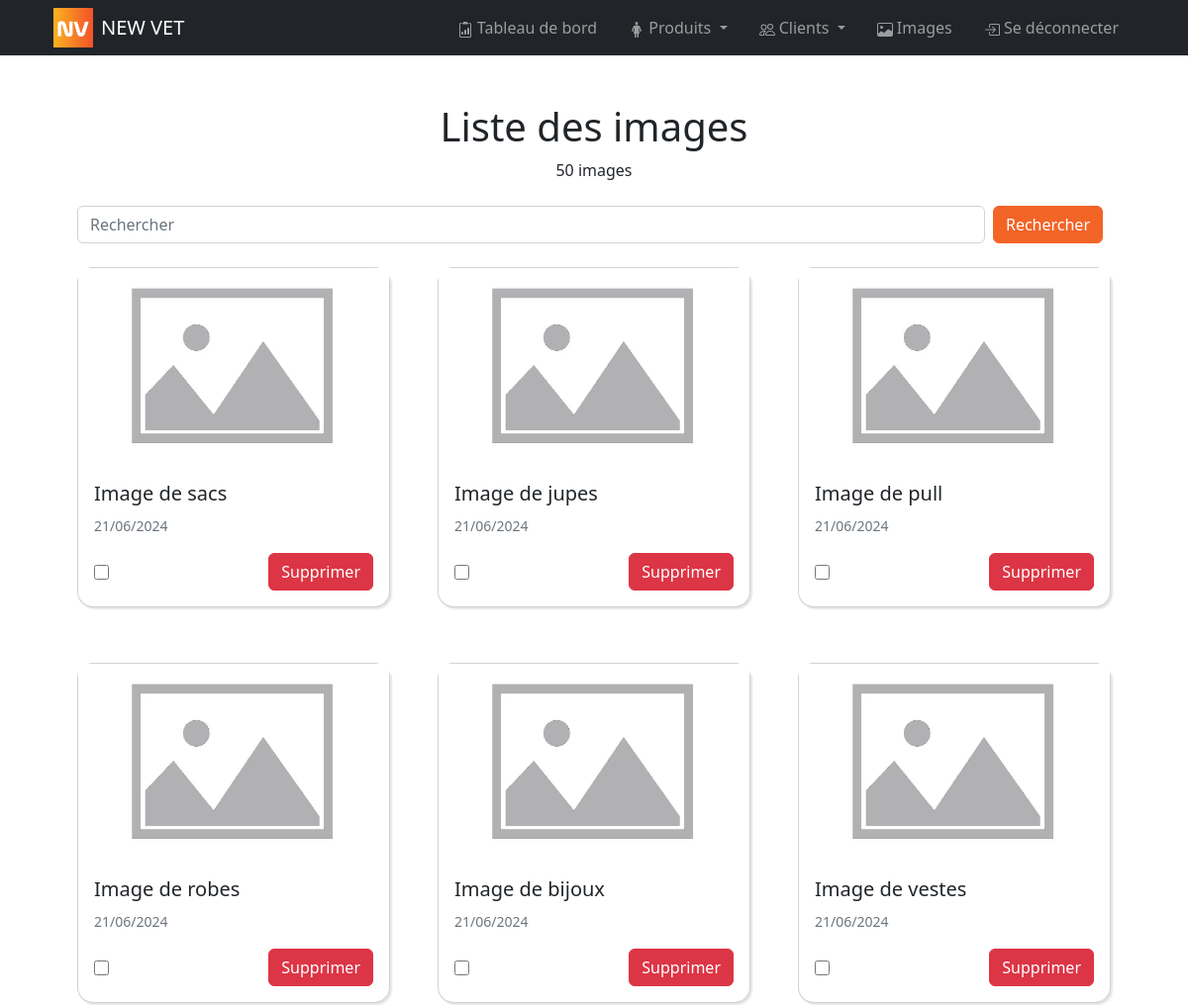
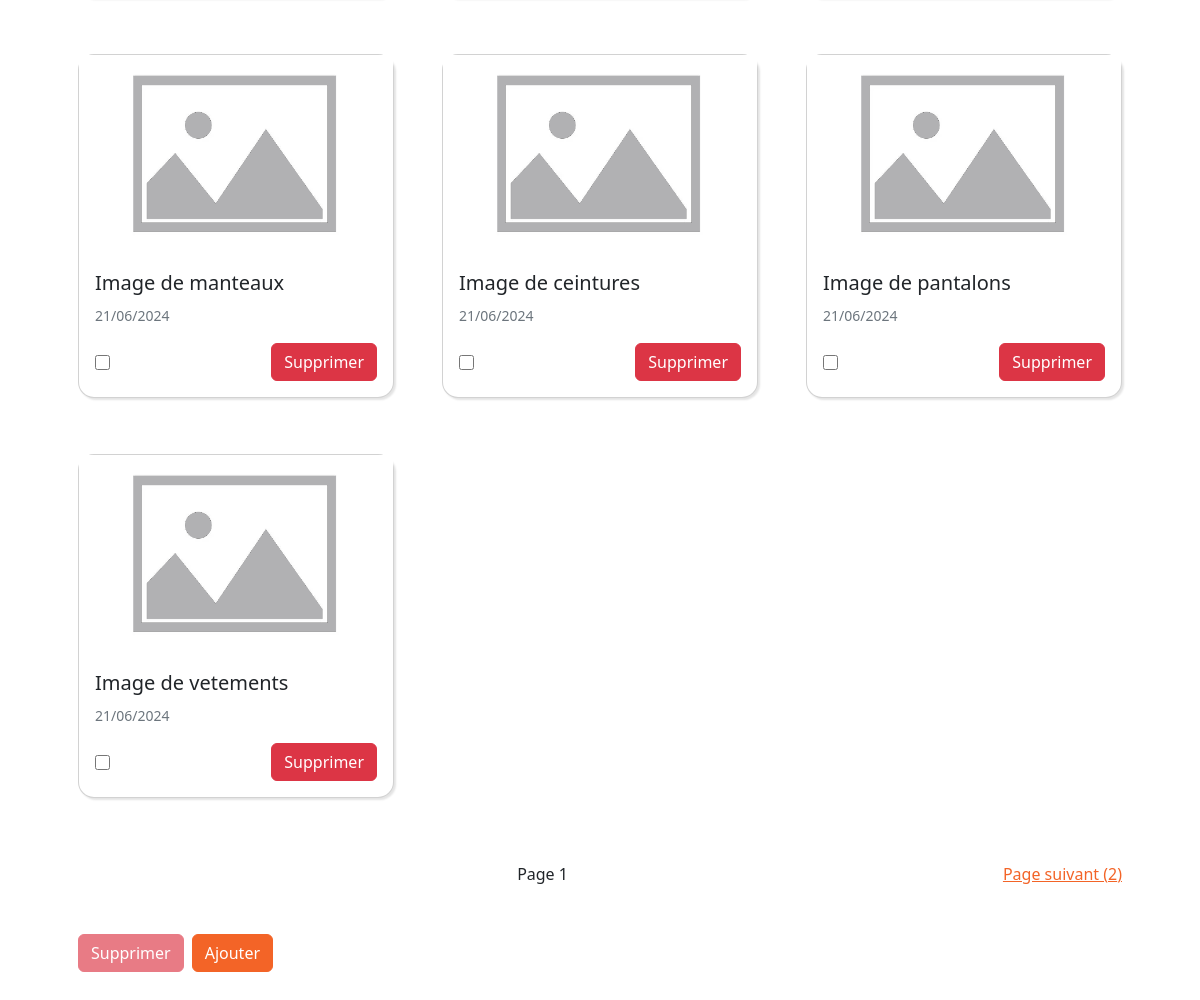
The page /bo/pages/images/index.php (signed in) on the database its author committed (2 pictures, top to bottom).
### tables this page shows
CREATE TABLE image(
        slug VARCHAR (50) NOT NULL UNIQUE,
        name VARCHAR (50),
        alt VARCHAR (250),
        path VARCHAR (250) NOT NULL,
        weight INT,
        extention VARCHAR (5),
        is_deleted BOOLEAN NOT NULL DEFAULT 0,
        created_at DATETIME NOT NULL DEFAULT NOW(),
        CONSTRAINT image_PK PRIMARY KEY (slug)
);

### controllers/image.php (called while the page is built, shortened)
<?php
function getImages($search = null, $sort = array(array('order' => 'ASC', 'order_by' => 'created_at')), $offset = null, $per_page = 10)
{
    $sql = "SELECT * FROM image";
    $sql .= " WHERE 1 = 1";
    $sql .= " AND is_deleted = 0";
    if ($sort) {
        $sql .= " ORDER BY ";
        foreach ($sort as $key => $value) {
            $sql .= "COALESCE(" . $value['order_by'] . ", 9999999) " . strtoupper($value['order']);
        }
    }
    if ($per_page) $sql .= " LIMIT :per_page";
    $params = array();
    if ($per_page) $params[":per_page"] = $per_page;
    $result = Database::queryAll($sql, $params);
    return $result['data'];
}
function getImagesCount($search = null)
{
    $sql = "SELECT COUNT(DISTINCT image.slug) as count FROM image WHERE 1 = 1 AND is_deleted = 0";
    $params = array();
    $result = Database::queryOne($sql, $params);
    return $result['data']['count'];
}

### utils/database.php (called while the page is built, shortened)
<?php
class Database
{
    private static $dbHost = DB_HOST;
    private static $dbName = DB_NAME;
    private static $dbUser = DB_USER;
    private static $dbPass = DB_PASSWORD;
    private static $forcedStringParams = array(':email', ':password', ':token', ':code', ':name', ':libelle');
    private static $forcedIntParams = array(':per_page', ':offset', ':customer_id', ':admin_id');
    private static $forcedBoolParams = array(':is_deleted');
    private static $connection = null;
    private static function connect()
    {
        if (self::$connection === null) {
            try {
                self::$connection = new PDO("mysql:host=" . self::$dbHost . ";dbname=" . self::$dbName, self::$dbUser, self::$dbPass);
                self::$connection->setAttribute(PDO::ATTR_ERRMODE, PDO::ERRMODE_EXCEPTION);
            } catch (PDOException $e) {
                if (defined('APP_DEBUG') && APP_DEBUG) die("Erreur lors de la connexion à la base de données: " . $e->getMessage());
            }
        }
    }
    public static function queryAll(string $query, array $params = array())
    {
        $data = array();
        $success = true;
        $error = null;
        try {
            $statement = self::$connection->prepare($query);
            foreach ($params as $key => $value) {
                if (is_int($value) || in_array($key, self::$forcedIntParams)) {
                    $statement->bindValue($key, $value, PDO::PARAM_INT);
                } elseif (is_bool($value) || in_array($key, self::$forcedBoolParams)) {
                    $statement->bindValue($key, $value, PDO::PARAM_BOOL);
                } elseif (is_string($value) || in_array($key, self::$forcedStringParams)) {
                    $statement->bindValue($key, htmlspecialchars($value), PDO::PARAM_STR);
                } elseif (is_null($value)) {
                    $statement->bindValue($key, $value, PDO::PARAM_NULL);
                } else {
                    $statement->bindValue($key, $value);
                }
            }
            $statement->execute();
            $data = $statement->fetchAll(PDO::FETCH_ASSOC);
        } catch (PDOException $e) {
            $success = false;
            $error = $e->getMessage();
            self::handleError($query, $params, $error);
        }
        return array(
            'success' => $success,
            'data' => $data,
            'error' => $error
        );
    }
    public static function queryOne(string $query, array $params = array())
    {
        $data = array();
        $success = true;
        $error = null;
        try {
            $statement = self::$connection->prepare($query);
            $statement->execute();
            $data = $statement->fetch(PDO::FETCH_ASSOC);
        } catch (PDOException $e) {
            $success = false;
            $error = $e->getMessage();
            self::handleError($query, $params, $error);
        }
        return array(
            'success' => $success,
            'data' => $data,
            'error' => $error
        );
    }
}

### helpers/image_or_placeholder.php (called while the page is built)
<?php
function image_or_placeholder($img_path, $full_placeholder_path = 'assets/img/default-img.webp')
{
    $full_img_path = APP_UPLOAD_PATH . $img_path;
    $full_img_url = APP_UPLOAD_URL . $img_path;
    if ($img_path && file_exists($full_img_path)) {
        return $full_img_url;
    } else {
        return APP_URL . $full_placeholder_path;
    }
}

### helpers/three_dots_string.php (called while the page is built, shortened)
<?php
function three_dots_string(string $txt, int $max = 100)
{
    return $txt;
}

### helpers/fr_date.php (called while the page is built)
<?php
function fr_date($inputDate) {
    $dateTime = new DateTime($inputDate);
    $formattedDate = $dateTime->format('d/m/Y');
    return $formattedDate;
}

### bo/pages/images/index.php (the view, shortened to what this page needs)
<?php
include_once APP_PATH . "controllers/image.php";
include_once APP_PATH . "helpers/three_dots_string.php";
include_once APP_PATH . "helpers/fr_date.php";
$search = isset($_GET['search']) ? $_GET['search'] : null;
$order_by = isset($_GET['order_by']) ? $_GET['order_by'] : 'created_at';
$order = isset($_GET['order']) && $_GET['order'] == 'desc' ? 'DESC' : 'ASC';
$page = isset($_GET['page']) ? $_GET['page'] : 1;
$sort = array(array('order' => $order, 'order_by' => $order_by));
$images_count = getImagesCount($search);
$per_page = 10;
$offset = ($page - 1) * $per_page;
$maxPage = ceil($images_count / $per_page);
$images = getImages($search, $sort, $offset, $per_page);
?>
<!DOCTYPE html>
<html lang="fr">
<head>
    <link href="<?= APP_URL ?>bo/style/bootstrap.css" rel="stylesheet">
    <link href="<?= APP_URL ?>bo/style/main.css" rel="stylesheet">
</head>
<body>
    <?php include_once APP_PATH . "bo/partials/header.php"; ?>
    <div class="container p-4 p-lg-5">
        <h1 class="text-center">Liste des images</h1>
        <p class="text-center"><?= $images_count ?> image<?php if ($images_count > 1) : ?>s<?php endif; ?></p>
        <form class="d-flex justify-content-between my-4" method="GET">
            <input class="form-control mr-sm-2" id="search" type="search" placeholder="Rechercher" aria-label="Search" name="search" value="<?= $search ?>">
            <button class="btn btn-primary mx-2 my-sm-0" type="submit">Rechercher</button>
        </form>
        <div class='row gx-4 gx-lg-5'>
            <?php
            foreach ($images as $image) {
            ?>
                <div class="col-md-4 mb-5">
                    <div class="card mb-2">
                        <img src="<?= image_or_placeholder(isset($image['path']) ? $image['path'] : '') ?>" class="card-img-top object-fit-cover" alt="<?= $image['alt'] ?>" width="100%" height="200px">
                        <div class="card-body">
                            <h5 class="card-title">
                                <?= three_dots_string($image['name'], 20) ?>
                            </h5>
                            <p class="card-text">
                                <?php if ($image['created_at']) : ?>
                                    <small class="text-muted">
                                        <?= fr_date($image['created_at']) ?>
                                    </small>
                                <?php endif; ?>
                            </p>
                            <div class="d-flex justify-content-between align-items-center">
                                <input type="checkbox" name="selected_images[]" value="<?= $image['slug'] ?>" onclick="enableSupprButton()">
                                <a href="<?= APP_URL ?>bo/pages/images/delete_image.php?slug=<?= $image['slug'] ?>" class="btn btn-danger">Supprimer</a>
                            </div>
                        </div>
                    </div>
                </div>
            <?php
            }
            ?>
        </div>
        <div class="d-flex justify-content-between my-2">
            <?php if ($page > 1) : ?>
                <a href="?search=<?= $search ?>&page=<?= $page - 1 ?>&order_by=<?= $order_by ?>&order=<?= $order ?>">Page précédent (<?= $page - 1 ?>)</a>
            <?php else : ?>
                <span>&nbsp;</span>
            <?php endif; ?>
            <span>Page <?= $page ?></span>
            <?php if ($page < $maxPage) : ?>
                <a href="?search=<?= $search ?>&page=<?= $page + 1 ?>&order_by=<?= $order_by ?>&order=<?= $order ?>">Page suivant (<?= $page + 1 ?>)</a>
            <?php else : ?>
                <span>&nbsp;</span>
            <?php endif; ?>
        </div>
        <div class="d-flex justify-content-start gap-2 my-5">
            <button id="delete-images" class="btn btn-danger" disabled onclick="deleteSelectedImages()">Supprimer</button>
            <a href="<?= APP_URL ?>bo/pages/images/create_image.php" class="btn btn-primary">Ajouter</a>
        </div>
    </div>
</body>
</html>

### bo/style/main.css (style rules this page uses)
:root { --primary: #F1452B; --secondary: #FEBD21; }
input[type="checkbox"] { accent-color: var(--primary); width: 15px; height: 15px; }
.object-fit-cover { object-fit: cover; }

### rows shown on the page
image: name "Image de sacs", created_at "21/06/2024"
image: name "Image de jupes", created_at "21/06/2024"
image: name "Image de pull", created_at "21/06/2024"
image: name "Image de robes", created_at "21/06/2024"
image: name "Image de bijoux", created_at "21/06/2024"
image: name "Image de vestes", created_at "21/06/2024"
image: name "Image de manteaux", created_at "21/06/2024"
image: name "Image de ceintures", created_at "21/06/2024"
image: name "Image de pantalons", created_at "21/06/2024"
image: name "Image de vetements", created_at "21/06/2024"

### other values the page prints
APP_NAME "NEW VET"
$images_count "50"
$page "1"
$page + 1 "2"
